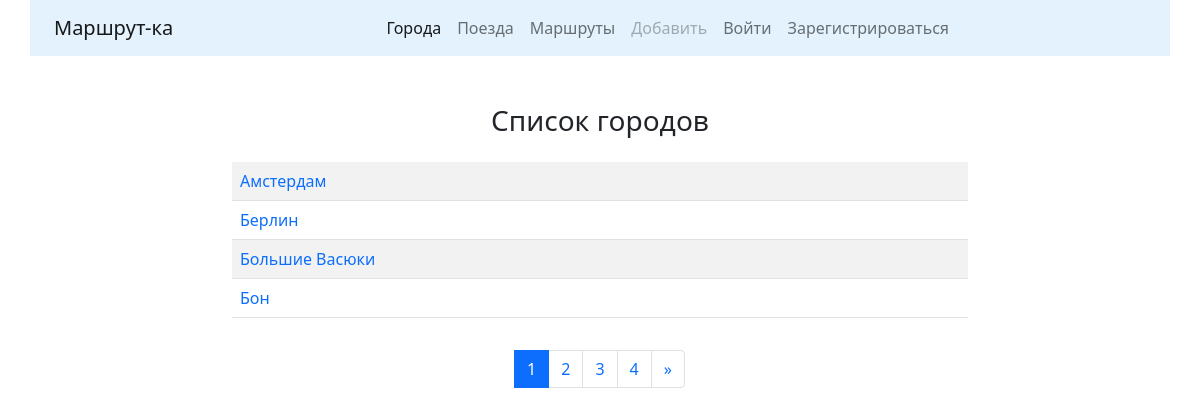
Before: /cities/ with the older database file.
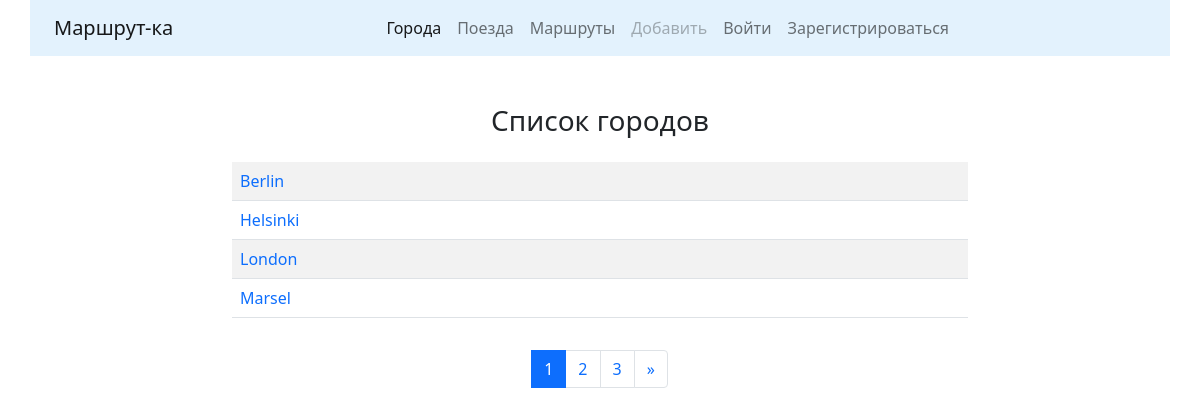
After: the same page with the newer database file.
### cities/models.py (models this page shows, shortened)
class City(models.Model):
    name = models.CharField(max_length=128, unique=True, verbose_name="Город",)
    class Meta:
        verbose_name = "Город"
        verbose_name_plural = "Города"
        ordering = ["name"]  # Сортировка объектов таблицы по имени

### cities/views.py (the view)
# urls.py: path('', CityListView.as_view(), name="cities"),
class CityListView(ListView):
    paginate_by = 4
    model = City
    template_name = "cities/cities.html"
    def get_context_data(self, **kwargs):
        context = super().get_context_data(**kwargs)
        form = CityForm()
        context["form"] = form
        return context

### cities/templates/cities/cities.html (shortened to what this page needs)
{% extends 'main/base.html' %}
{% block content %}
    <h3 align="center">Список городов</h3>
    <div class="row">
        <div class="col-md-8 mx-auto my-3">
            <table class="table table-striped">
                {% for object in page_obj %}
                    <tr>
                        <td><a href="{% url 'cities:detail' pk=object.id %}" style="text-decoration:none">{{object.name}}</a></td>
                        {% if user.is_authenticated %}
                            <td><a href="{% url 'cities:update' pk=object.id %}">
                                <button type="submit" class="btn btn-outline-primary">Редактировать</button></a></td>
                            <td><a href="{% url 'cities:delete' pk=object.id %}">
                                <button type="submit" class="btn btn-outline-danger">Удалить</button></a></td>
                        {% else %}
                            <td>&nbsp;</td>
                            <td>&nbsp;</td>
                        {% endif %}
                    </tr>
                {% endfor %}
            </table>
        </div>
    </div>
    {% include 'main/pagination.html' %}
{% endblock %}

Changed rows visible on the page:
removed City: name "Амстердам"
removed City: name "Берлин"
removed City: name "Большие Васюки"
removed City: name "Бон"
added City: name "Berlin"
added City: name "Helsinki"
added City: name "London"
added City: name "Marsel"
Other visible differences:
list line gone: "4"
